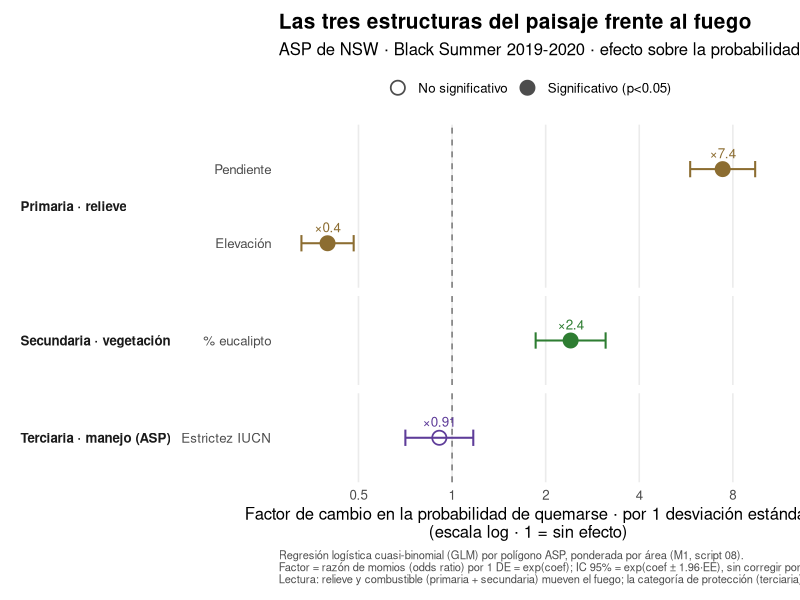

The R source for this figure:
# Figura de síntesis del póster: forest plot del modelo M1 (script 08), con los
# predictores AGRUPADOS por las tres estructuras del paisaje (Miklós et al. 2019).
#
# Entrada : outputs/regresion_quemado_coeficientes.csv  (producido por script 08)
# Salida  : outputs/figs/09_forest_estructuras.png
#
# Idea: cada coeficiente estandarizado de M1 se traduce a un "odds ratio" por
# 1 desviación estándar (OR = exp(coef)); OR > 1 = más fuego, OR < 1 = menos,
# OR ≈ 1 = sin efecto. Los predictores se agrupan en las tres estructuras:
#   Primaria (relieve)    : pendiente, elevación, orientación norte
#   Secundaria (vegetación): % eucalipto
#   Terciaria (manejo/ASP) : estrictez IUCN
# El forest plot deja leer de un vistazo qué estructura manda el fuego.
#
# NOTA: los IC 95% se calculan como exp(coef ± 1.96·EE) y NO corrigen por
# autocorrelación espacial (pendiente). Son indicativos, no inferenciales finales.
#
# Ejecutar:  Rscript scripts/09_forest_estructuras.R

suppressPackageStartupMessages({
  library(here); library(dplyr); library(readr); library(ggplot2)
})

dir_figs <- here::here("outputs", "figs")
dir.create(dir_figs, recursive = TRUE, showWarnings = FALSE)

coef <- readr::read_csv(here::here("outputs", "regresion_quemado_coeficientes.csv"),
                        show_col_types = FALSE)

# --- Diccionario término -> etiqueta + estructura ---
mapa <- tibble::tribble(
  ~termino,      ~etiqueta,            ~estructura,
  "z_slope",     "Pendiente",          "Primaria · relieve",
  "z_elev",      "Elevación",          "Primaria · relieve",
  "z_north",     "Orientación norte",  "Primaria · relieve",
  "z_euc",       "% eucalipto",        "Secundaria · vegetación",
  "z_estrictez", "Estrictez IUCN",     "Terciaria · manejo (ASP)"
)
est_order <- c("Primaria · relieve", "Secundaria · vegetación", "Terciaria · manejo (ASP)")
est_cols  <- c("Primaria · relieve"       = "#8c6d31",
               "Secundaria · vegetación"  = "#2e7d32",
               "Terciaria · manejo (ASP)" = "#5e3c99")

# --- Preparar M1: OR por 1 DE + IC 95% ---
fp <- coef |>
  dplyr::filter(grepl("^M1", modelo), termino != "(Intercept)") |>
  dplyr::inner_join(mapa, by = "termino") |>
  dplyr::mutate(
    or    = exp(estimate),
    lo    = exp(estimate - 1.96 * std_error),
    hi    = exp(estimate + 1.96 * std_error),
    sig   = p_value < 0.05,
    estructura = factor(estructura, levels = est_order)
  ) |>
  dplyr::arrange(estructura, or) |>
  dplyr::mutate(etiqueta = factor(etiqueta, levels = etiqueta))   # orden y-axis

# Etiqueta de texto tipo "×7.4" / "×0.40"
fp$lab_or <- sprintf("×%.2g", fp$or)

# --- Forest plot ---
g <- ggplot(fp, aes(x = or, y = etiqueta, color = estructura)) +
  geom_vline(xintercept = 1, linetype = "dashed", color = "grey45") +
  geom_errorbar(aes(xmin = lo, xmax = hi), orientation = "y", width = 0.22, linewidth = 0.7) +
  geom_point(aes(shape = sig, fill = estructura), size = 4.2, stroke = 0.9) +
  geom_text(aes(label = lab_or), vjust = -1.1, size = 3.4, show.legend = FALSE) +
  facet_grid(estructura ~ ., scales = "free_y", space = "free_y", switch = "y") +
  scale_x_log10(breaks = c(0.25, 0.5, 1, 2, 4, 8),
                labels = c("0.25", "0.5", "1", "2", "4", "8")) +
  scale_color_manual(values = est_cols, guide = "none") +
  scale_fill_manual(values = est_cols, guide = "none") +
  scale_shape_manual(values = c(`TRUE` = 21, `FALSE` = 1),
                     labels = c(`TRUE` = "Significativo (p<0.05)", `FALSE` = "No significativo"),
                     name = NULL) +
  # La leyenda de forma hereda color/fill de las estructuras; forzamos gris neutro
  # para distinguir relleno (significativo) vs hueco (no significativo). override.aes
  # se aplica POR POSICIÓN, y el orden de la leyenda es FALSE (no sig.) luego TRUE.
  guides(shape = guide_legend(override.aes = list(
    fill = c(NA, "grey30"), color = "grey30", size = 4.2))) +
  labs(
    title = "Las tres estructuras del paisaje frente al fuego",
    subtitle = "ASP de NSW · Black Summer 2019-2020 · efecto sobre la probabilidad de quemarse",
    x = "Factor de cambio en la probabilidad de quemarse · por 1 desviación estándar\n(escala log · 1 = sin efecto)",
    y = NULL,
    caption = paste(
      "Regresión logística cuasi-binomial (GLM) por polígono ASP, ponderada por área (M1, script 08).",
      "Factor = razón de momios (odds ratio) por 1 DE = exp(coef); IC 95% = exp(coef ± 1.96·EE), sin corregir por autocorrelación espacial.",
      "Lectura: relieve y combustible (primaria + secundaria) mueven el fuego; la categoría de protección (terciaria), por sí sola, no.",
      sep = "\n")
  ) +
  theme_minimal(base_size = 12) +
  theme(
    panel.grid.major.y = element_blank(),
    panel.grid.minor = element_blank(),
    strip.placement = "outside",
    strip.text.y.left = element_text(angle = 0, face = "bold", hjust = 0),
    legend.position = "top",
    plot.title = element_text(face = "bold", size = 15),
    plot.caption = element_text(size = 8, color = "grey30", hjust = 0),
    plot.background = element_rect(fill = "white", color = NA),
    plot.margin = margin(10, 16, 10, 10)
  )

out <- file.path(dir_figs, "09_forest_estructuras.png")
ggsave(out, g, width = 10, height = 6.5, dpi = 200)
message("[png] ", out)
